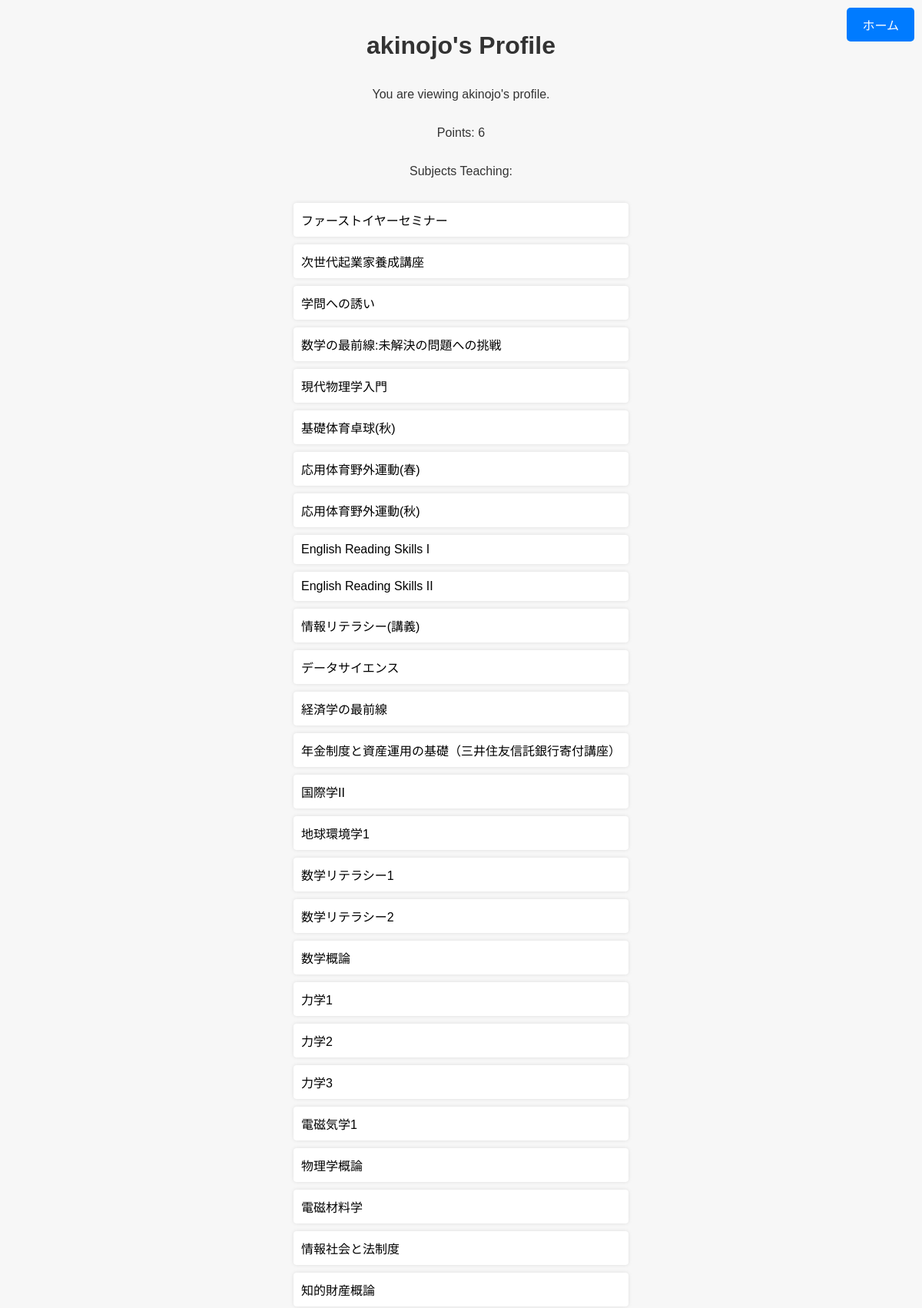
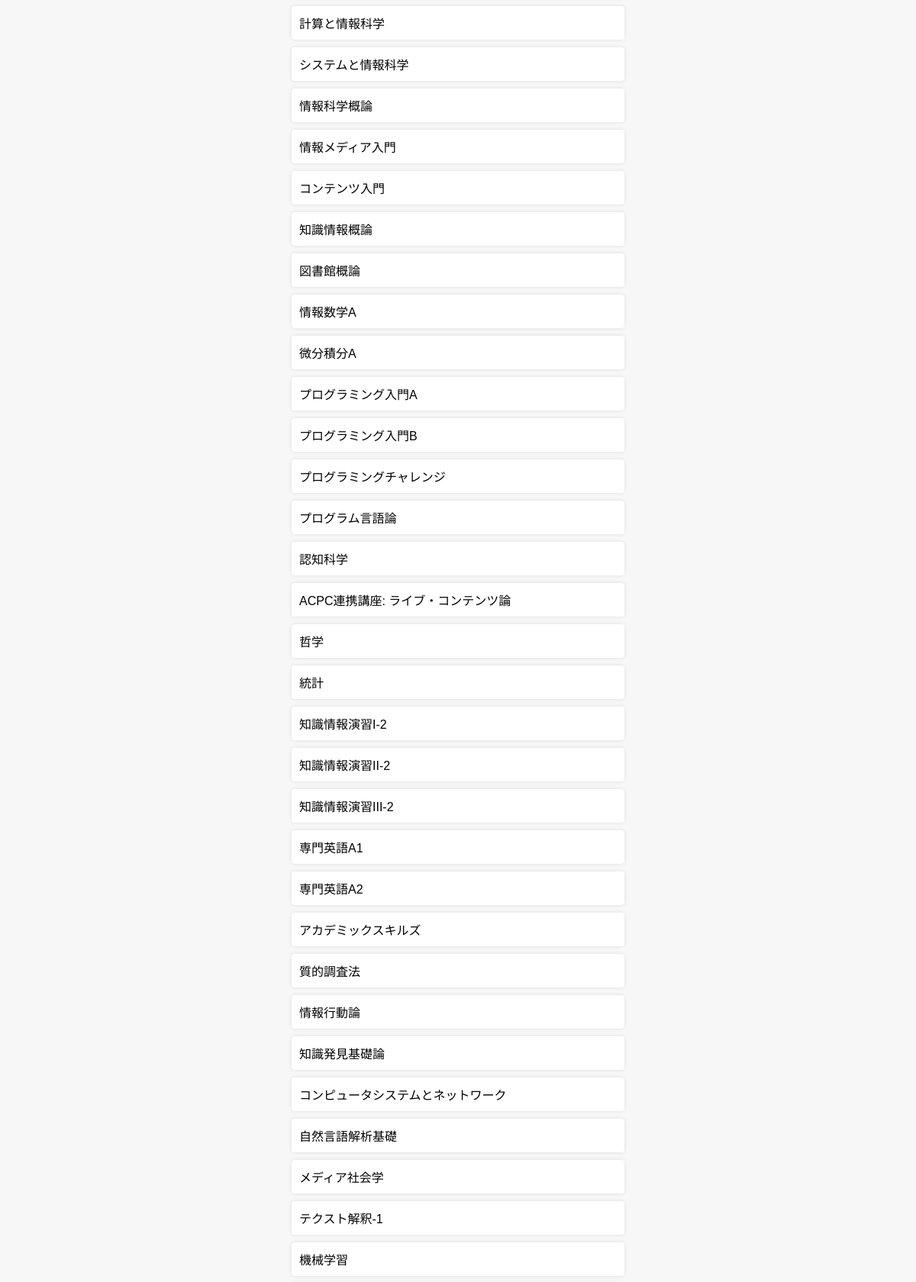
/profile/akinojo/ (upper part), run on the app's committed database (2 pictures, top to bottom).
### myapp/models.py (models this page shows, shortened)
class CustomUser(AbstractUser):
    user_id = models.UUIDField(default=uuid.uuid4, editable=False, unique=True)
    user_point = models.IntegerField(default=5)
    subjects_teach = models.ManyToManyField(Subject, related_name='teachers')
    subjects_learn = models.ManyToManyField(Subject, related_name='learners')

class Subject(models.Model):
    name = models.CharField(max_length=100)
    subject_number = models.CharField(max_length=10)

### myapp/views.py (the view)
# urls.py: path("profile/<str:username>/", views.ProfileView, name="profile"),
def ProfileView(request, username):
    profile_user = get_object_or_404(CustomUser, username=username)
    if request.method == 'POST':
        if request.user != profile_user:
            messages.error(request, 'You cannot edit another user\'s profile.')
            return redirect('profile', username=username)
        form = SubjectUploadForm(request.POST, request.FILES)
        if form.is_valid():
            csv_file = request.FILES['file']
            try:
                decoded_file = csv_file.read().decode('utf-8').splitlines()
                reader = csv.reader(decoded_file)
                for row in reader:
                    subject_number = row[2]
                    try:
                        subject = Subject.objects.get(subject_number=subject_number)
                        profile_user.subjects_teach.add(subject)
                        messages.success(request, f'Successfully added subject: {subject.name}')
                    except Subject.DoesNotExist:
                        messages.warning(request, f'Subject with number {subject_number} does not exist')
            except Exception as e:
                messages.error(request, f'Error processing file: {e}')
            return redirect('profile', username=username)
    else:
        form = SubjectUploadForm()
    return render(request, "myapp/profile.html", {'profile_user': profile_user, 'form': form})

### myapp/templates/myapp/profile.html (shortened to what this page needs)
<!DOCTYPE html>
<html lang="en">
<head>
</head>
<body>
    <h1>{{ profile_user.username }}'s Profile</h1>
    {% if request.user == profile_user %}
        <form method="post" enctype="multipart/form-data">
            {% csrf_token %}
            {{ form.as_p }}
            <button type="submit">Upload Subjects</button>
        </form>
    {% else %}
        <p>You are viewing {{ profile_user.username }}'s profile.</p>
    {% endif %}
    <p>Points: {{ profile_user.user_point }}</p>
    <p>Subjects Teaching:</p>
    <ul>
        {% for subject in profile_user.subjects_teach.all %}
            <li>{{ subject.name }}</li>
        {% endfor %}
    </ul>
    <div class="header">
        <a href="{% url 'home' %}" class="home-button">ホーム</a>
    </div>
</body>
</html>

### myapp/templates/myapp/profile.html (style rules this page uses)
body { font-family: Arial, sans-serif; background-color: #f7f7f7; margin: 0; padding: 0; display: flex; flex-direction: column; align-items: center; padding: 20px; }
h1 { color: #333; margin-bottom: 20px; }
p { color: #333; }
ul { list-style-type: none; padding: 0; }
ul li { background: #fff; padding: 10px; border-radius: 4px; box-shadow: 0 0 5px rgba(0, 0, 0, 0.1); margin-bottom: 10px; }
body { margin: 0; font-family: Arial, sans-serif; }
.home-button { position: fixed; top: 10px; right: 10px; padding: 10px 20px; background-color: #007bff; color: #fff; text-decoration: none; border-radius: 5px; transition: background-color 0.3s; }

### data on the page
CustomUser: username "akinojo", user_point "6"
Subject: name "ファーストイヤーセミナー"
Subject: name "次世代起業家養成講座"
Subject: name "学問への誘い"
Subject: name "数学の最前線:未解決の問題への挑戦"
Subject: name "現代物理学入門"
Subject: name "基礎体育卓球(秋)"
Subject: name "応用体育野外運動(春)"
Subject: name "応用体育野外運動(秋)"
Subject: name "English Reading Skills I"
Subject: name "English Reading Skills II"
Subject: name "情報リテラシー(講義)"
Subject: name "データサイエンス"
Subject: name "経済学の最前線"
Subject: name "年金制度と資産運用の基礎（三井住友信託銀行寄付講座）"
Subject: name "国際学II"
